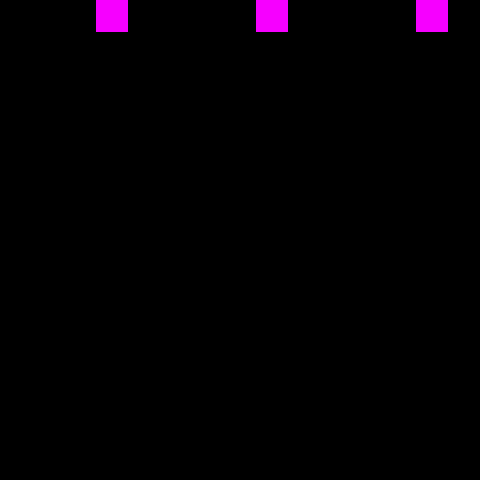

Tiled map render using the project's own tile images. Description and the map definition, with tile-layer contents summarised, below:
An orthogonal 30x30 tile map with 16x16 px tiles, 2 tile layers (Solid, Finish), 3 tilesets.

<map version="1.0" orientation="orthogonal" width="30" height="30" tilewidth="16" tileheight="16">
 <tileset firstgid="1" name="yeah1" tilewidth="16" tileheight="16">
  <image source="yeah.png" width="32" height="32" />
 </tileset>
 <tileset firstgid="5" name="yeah2" tilewidth="16" tileheight="16">
  <image source="yeah2.png" width="32" height="32" />
 </tileset>
 <tileset firstgid="9" name="yeah3" tilewidth="16" tileheight="16">
  <image source="yeah3.png" width="32" height="32" />
 </tileset>
 <layer name="Solid" width="30" height="30">
  <data>[900 cells, 530 non-empty, 8 distinct tile ids]</data>
 </layer>
 <layer name="Finish" width="30" height="30">
  <data>[900 cells, 28 non-empty, 8 distinct tile ids]</data>
 </layer>
</map>
